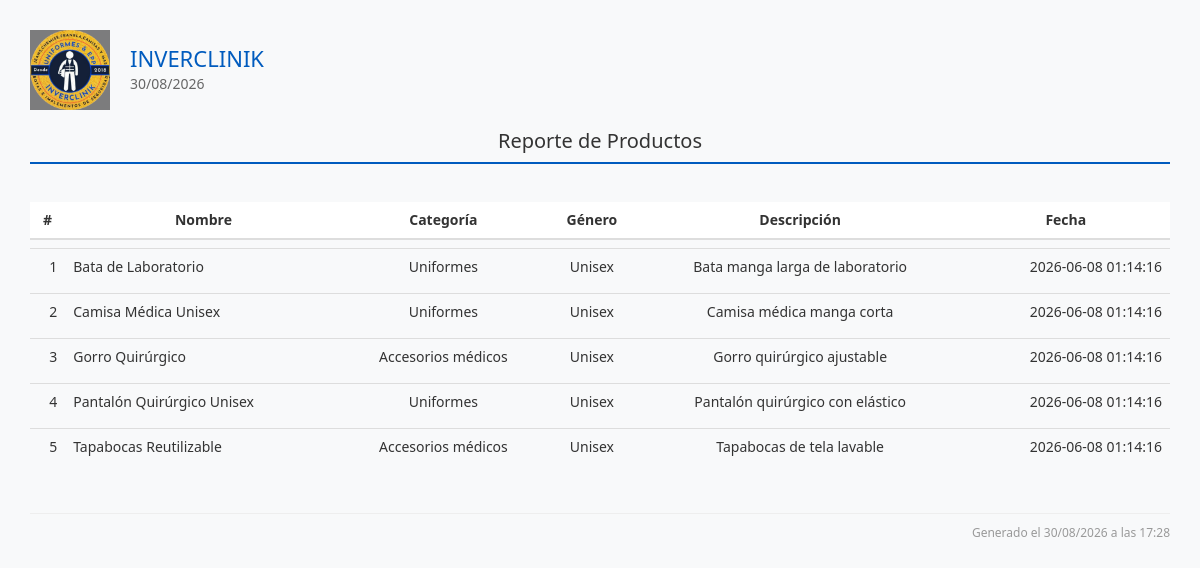
Screenshot of /reportes/productos_view.php with the database file from the repository.
### tables this page shows
CREATE TABLE IF NOT EXISTS `productos` (
  `id` int(11) NOT NULL AUTO_INCREMENT,
  `nombre` varchar(255) NOT NULL,
  `categoria` varchar(100) DEFAULT NULL,
  `tipo_genero` varchar(50) DEFAULT NULL,
  `rango_tallas_id` int(11) DEFAULT NULL,
  `descripcion` text DEFAULT NULL,
  `imagen` varchar(255) DEFAULT NULL,
  `precio_unitario` decimal(10,2) DEFAULT 0.00,
  `fecha_creacion` datetime DEFAULT current_timestamp(),
  `activo` tinyint(1) DEFAULT 1,
  PRIMARY KEY (`id`)
);

### reportes/productos_view.php (the view, shortened to what this page needs)
<?php
require_once('../template/header.php');
$where = [];
$condiciones = count($where) ? "WHERE " . implode(" AND ", $where) : "";
$sql = "
SELECT
p.id,
p.nombre,
p.categoria,
p.tipo_genero,
p.descripcion,
p.fecha_creacion
FROM productos p
$condiciones
ORDER BY p.nombre ASC
";
$result = $conn->query($sql);
?>
<div class="contenido-principal">
<div class="reporte-header">
<div class="logo-info">
<img src="../assets/img/inverclinik_3.png">
<div class="empresa-fecha">
<h1>INVERCLINIK</h1>
<p><?= date('d/m/Y') ?></p>
</div>
</div>
<div class="titulo-reporte">
<h2>Reporte de Productos</h2>
</div>
</div>
<?php if ($result->num_rows > 0): ?>
<table class="table">
<thead>
<tr>
<th>#</th>
<th>Nombre</th>
<th>Categoría</th>
<th>Género</th>
<th>Descripción</th>
<th>Fecha</th>
</tr>
</thead>
<tbody>
<?php $i = 1 ?>
<?php while ($row = $result->fetch_assoc()): ?>
<tr>
<td style="text-align:right"><?= $i++ ?></td>
<td style="text-align:left">
<?= htmlspecialchars($row['nombre']) ?>
</td>
<td>
<?= htmlspecialchars($row['categoria']) ?>
</td>
<td>
<?= htmlspecialchars($row['tipo_genero']) ?>
</td>
<td>
<?= htmlspecialchars($row['descripcion']) ?>
</td>
<td style="text-align:right">
<?= htmlspecialchars($row['fecha_creacion']) ?>
</td>
</tr>
<?php endwhile; ?>
</tbody>
</table>
<?php else: ?>
<div class="no-data">
No se encontraron productos con los filtros seleccionados.
</div>
<?php endif; ?>
<div class="reporte-footer">
Generado el <?= date('d/m/Y \a \l\a\s H:i') ?>
</div>
</div>
<?php require_once('../template/footer.php'); ?>

### css/dashboard.css (style rules this page uses)
* { margin: 0; padding: 0; box-sizing: border-box; }

### css/reportes.css (style rules this page uses)
.reporte-header { display: flex; flex-direction: column; align-items: stretch; border-bottom: 2px solid #005bbe; margin-bottom: 30px; padding-bottom: 10px; }
.logo-info { display: flex; justify-content: flex-start; align-items: center; gap: 20px; }
.logo-info img { width: 80px; height: auto; }
.empresa-fecha h1 { font-size: 22px; color: #005bbe; margin: 0; }
.empresa-fecha p { font-size: 14px; color: #666; margin: 4px 0 0; }
.titulo-reporte { text-align: center; margin-top: 20px; }
.titulo-reporte h2 { font-size: 20px; color: #333; margin: 0; }
.table { width: 100%; border-collapse: separate; border-spacing: 0 8px; margin-bottom: 30px; }
.table th { padding: 12px 16px; font-size: 14px; text-align: center; background-color: #ffffff; border: none; }
.table td { padding: 10px 16px; font-size: 14px; text-align: center; border: none; }
.table tbody tr { border-radius: 8px; overflow: hidden; }
.reporte-footer { text-align: right; font-size: 12px; color: #999; border-top: 1px solid #eee; padding-top: 10px; margin-top: 40px; }
.contenido-principal { margin-left: 0 !important; padding: 0; box-sizing: border-box; background-color: #fff; min-height: 100vh; }

### css/style.css (style rules this page uses)
.contenido-principal { margin-left: 260px; padding: 30px; box-sizing: border-box; background-color: #f8f9fa; min-height: 100vh; }

### css/navbar.css (style rules this page uses)
.main-content, .contenido-principal { margin-left: 65px; transition: margin-left 0.3s cubic-bezier(0.4, 0, 0.2, 1); }

### rows the page displays
productos: nombre "Bata de Laboratorio", categoria "Uniformes", tipo_genero "Unisex", descripcion "Bata manga larga de laboratorio", fecha_creacion "2026-06-08 01:14:16"
productos: nombre "Camisa Médica Unisex", categoria "Uniformes", tipo_genero "Unisex", descripcion "Camisa médica manga corta", fecha_creacion "2026-06-08 01:14:16"
productos: nombre "Gorro Quirúrgico", categoria "Accesorios médicos", tipo_genero "Unisex", descripcion "Gorro quirúrgico ajustable", fecha_creacion "2026-06-08 01:14:16"
productos: nombre "Pantalón Quirúrgico Unisex", categoria "Uniformes", tipo_genero "Unisex", descripcion "Pantalón quirúrgico con elástico", fecha_creacion "2026-06-08 01:14:16"
productos: nombre "Tapabocas Reutilizable", categoria "Accesorios médicos", tipo_genero "Unisex", descripcion "Tapabocas de tela lavable", fecha_creacion "2026-06-08 01:14:16"
